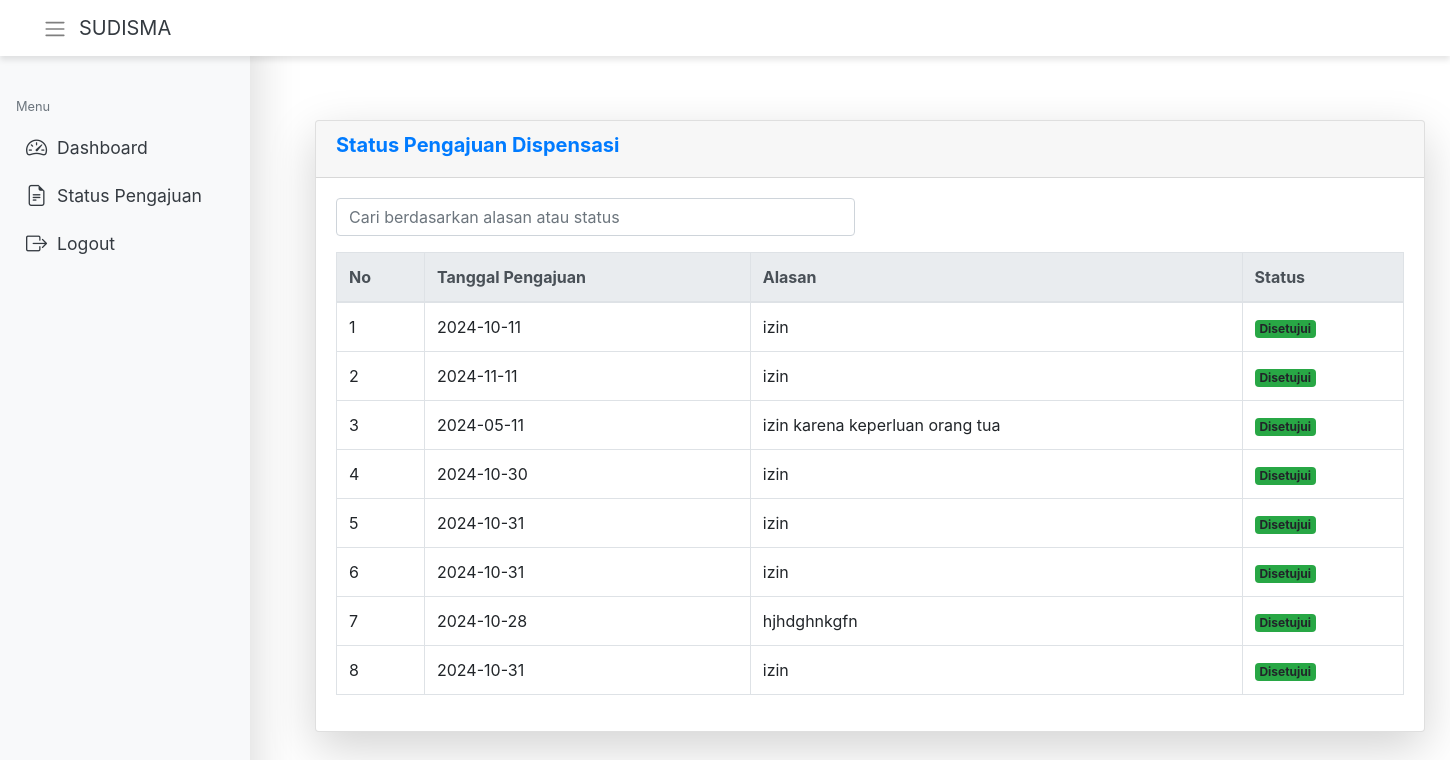
The app's page /status_pengajuan.php (signed in) with its own data.
### tables this page shows
CREATE TABLE `pengajuan` (
  `id` int(11) NOT NULL,
  `user_id` int(11) NOT NULL,
  `angkatan_id` int(11) DEFAULT NULL,
  `dosen_id` int(11) DEFAULT NULL,
  `alasan` text NOT NULL,
  `tanggal_pengajuan` date NOT NULL,
  `dokumen_lampiran` varchar(255) NOT NULL,
  `status` enum('pending','disetujui','ditolak') DEFAULT 'pending',
  `tanggal_disetujui` date DEFAULT NULL,
  `keputusan_admin` text DEFAULT NULL,
  `updated_at` timestamp NOT NULL DEFAULT current_timestamp() ON UPDATE current_timestamp(),
  `nama_lengkap` varchar(255) NOT NULL,
  `nim` varchar(50) NOT NULL,
  `angkatan` varchar(4) NOT NULL,
  `email` varchar(255) NOT NULL,
  `jurusan` varchar(100) NOT NULL,
  `jurusan_id` int(11) DEFAULT NULL,
  `wakil_dekan_id` int(11) DEFAULT NULL,
  `tanggal_acc_ketua_jurusan` date DEFAULT NULL,
  `tanggal_acc_wakil_dekan` date DEFAULT NULL
);

### status_pengajuan.php (the view, shortened to what this page needs)
<?php
include 'db.php';
$user_id = $_SESSION['user_id'];
$query = "SELECT * FROM pengajuan WHERE user_id = '$user_id'";
$result = $conn->query($query);
?>
<!DOCTYPE html>
<html lang="en">
<head>
    <link rel="stylesheet" href="https://stackpath.bootstrapcdn.com/bootstrap/4.5.2/css/bootstrap.min.css">
    <link href="https://cdn.jsdelivr.net/npm/bootstrap-icons/font/bootstrap-icons.css" rel="stylesheet">
</head>
<body>
<nav class="navbar navbar-expand-lg navbar-dark fixed-top">
    <div class="container-fluid">
        <button class="btn me-3" id="sidebarToggle" style="background-color: transparent; border: none;">
            <span class="navbar-toggler-icon" style="filter: invert(1);"></span>
        </button>
        <a class="navbar-brand text-dark" href="#">SUDISMA</a>
    </div>
</nav>
<div class="sidebar bg-light p-3 shadow-lg" id="sidebar">
        <h4 class="text-center">SUDISMA</h4>
        <div style="height: 40px;"></div>
        <small class="text-muted ms-2">Menu</small>
        <nav class="nav flex-column mt-2">
            <a class="nav-link active d-flex align-items-center text-dark" href="dashboard_mahasiswa.php" style="color: black;">
                <i class="bi bi-speedometer2 me-2"></i> Dashboard
            </a>
            <a class="nav-link d-flex align-items-center text-dark" href="status_pengajuan.php" style="color: black;">
                <i class="bi bi-file-earmark-text me-2"></i> Status Pengajuan
            </a>
            <a class="nav-link d-flex align-items-center text-dark" href="logout.php" style="color: black;">
                <i class="bi bi-box-arrow-right me-2"></i> Logout
            </a>
        </nav>
    </div>
<div class="spacer"></div>
<div class="container content-wrapper" id="content" style="margin-left: 300px;">
    <div class="card shadow-lg">
    <div class="card-header text-left">
        <h2 class="table-title">Status Pengajuan Dispensasi</h2>
    </div>
        <div class="card-body">
            <div class="row mb-3">
                <div class="col-md-6">
                    <input type="text" id="searchInput" class="form-control" placeholder="Cari berdasarkan alasan atau status">
                </div>
            </div>
            <table class="table table-bordered table-hover">
                <thead class="thead-light">
                    <tr>
                        <th>No</th>
                        <th>Tanggal Pengajuan</th>
                        <th>Alasan</th>
                        <th>Status</th>
                    </tr>
                </thead>
                <tbody id="pengajuanTable">
                    <?php if ($result->num_rows > 0): ?>
                        <?php $counter = 1; ?>
                        <?php while ($row = $result->fetch_assoc()): ?>
                            <tr>
                                <td><?= $counter++; ?></td>
                                <td><?= $row['tanggal_pengajuan']; ?></td>
                                <td><?= $row['alasan']; ?></td>
                                <td>
                                    <span class="badge
                                        <?= $row['status'] == 'disetujui' ? 'badge-disetujui' : ($row['status'] == 'pending' ? 'badge-pending' : 'badge-ditolak') ?>">
                                        <?= ucfirst($row['status']); ?>
                                    </span>
                                </td>
                            </tr>
                        <?php endwhile; ?>
                    <?php else: ?>
                        <tr>
                            <td colspan="4" class="text-center text-muted">Belum ada pengajuan dispensasi.</td>
                        </tr>
                    <?php endif; ?>
                </tbody>
            </table>
        </div>
    </div>
</div>
</body>
</html>

### status_pengajuan.php (style rules this page uses)
.badge-disetujui { background-color: #28a745; }
.sidebar { background-color: #f8f9fa; height: 100vh; width: 250px; position: fixed; top: 0; left: 0; padding-top: 60px; transition: transform 0.3s ease; transform: translateX(0); z-index: 1; }
.content-wrapper { margin-left: 250px; padding-top: 60px; transition: margin-left 0.3s ease; }
.navbar { background-color: #ffff; color: black; z-index: 2; box-shadow: 0 4px 6px rgba(0, 0, 0, 0.1); }
.spacer { height: 60px; }
.table-title { font-weight: bold; color: #007bff; font-size: 1.25em; }
.nav-link { padding-left: 10px; display: flex; align-items: center; font-size: 1.1em; }
.nav-link i { margin-right: 10px; font-size: 1.2em; }

### records on screen
pengajuan: tanggal_pengajuan "2024-10-11", alasan "izin", status "Disetujui"
pengajuan: tanggal_pengajuan "2024-11-11", alasan "izin", status "Disetujui"
pengajuan: tanggal_pengajuan "2024-05-11", alasan "izin karena keperluan orang tua", status "Disetujui"
pengajuan: tanggal_pengajuan "2024-10-30", alasan "izin", status "Disetujui"
pengajuan: tanggal_pengajuan "2024-10-31", alasan "izin", status "Disetujui"
pengajuan: tanggal_pengajuan "2024-10-31", alasan "izin", status "Disetujui"
pengajuan: tanggal_pengajuan "2024-10-28", alasan "hjhdghnkgfn", status "Disetujui"
pengajuan: tanggal_pengajuan "2024-10-31", alasan "izin", status "Disetujui"
